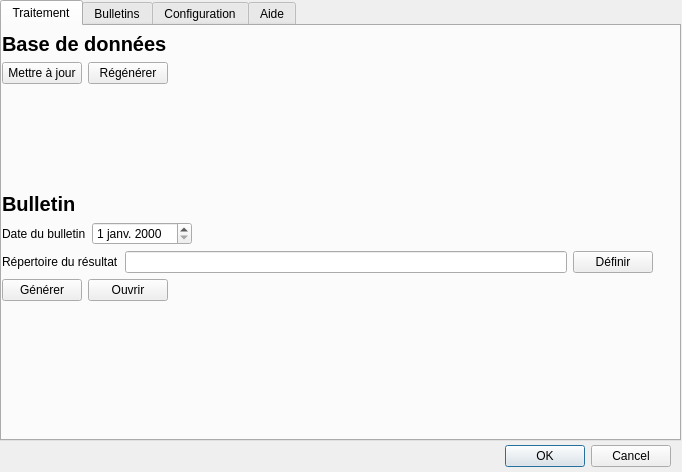
<?xml version="1.0" encoding="UTF-8"?>
<ui version="4.0">
 <class>FireStatsDialogBase</class>
 <widget class="QDialog" name="FireStatsDialogBase">
  <property name="geometry">
   <rect>
    <x>0</x>
    <y>0</y>
    <width>682</width>
    <height>472</height>
   </rect>
  </property>
  <property name="windowTitle">
   <string>Fire Statistics</string>
  </property>
  <widget class="QDialogButtonBox" name="button_box">
   <property name="geometry">
    <rect>
     <x>330</x>
     <y>440</y>
     <width>341</width>
     <height>32</height>
    </rect>
   </property>
   <property name="orientation">
    <enum>Qt::Horizontal</enum>
   </property>
   <property name="standardButtons">
    <set>QDialogButtonBox::Cancel|QDialogButtonBox::Ok</set>
   </property>
  </widget>
  <widget class="QTabWidget" name="allTabs">
   <property name="geometry">
    <rect>
     <x>0</x>
     <y>0</y>
     <width>681</width>
     <height>441</height>
    </rect>
   </property>
   <property name="currentIndex">
    <number>0</number>
   </property>
   <widget class="QWidget" name="procTab">
    <property name="locale">
     <locale language="French" country="France"/>
    </property>
    <attribute name="title">
     <string>Traitement</string>
    </attribute>
    <widget class="QWidget" name="verticalLayoutWidget">
     <property name="geometry">
      <rect>
       <x>0</x>
       <y>6</y>
       <width>651</width>
       <height>371</height>
      </rect>
     </property>
     <layout class="QVBoxLayout" name="verticalLayout">
      <item>
       <widget class="QLabel" name="label_3">
        <property name="font">
         <font>
          <pointsize>15</pointsize>
          <weight>75</weight>
          <bold>true</bold>
         </font>
        </property>
        <property name="text">
         <string>Base de données</string>
        </property>
       </widget>
      </item>
      <item>
       <layout class="QHBoxLayout" name="horizontalLayout_3">
        <item>
         <widget class="QPushButton" name="updateDBButton">
          <property name="text">
           <string>Mettre à jour</string>
          </property>
         </widget>
        </item>
        <item>
         <widget class="QPushButton" name="regenerateDBButton">
          <property name="text">
           <string>Régénérer</string>
          </property>
         </widget>
        </item>
        <item>
         <spacer name="horizontalSpacer_3">
          <property name="orientation">
           <enum>Qt::Horizontal</enum>
          </property>
          <property name="sizeHint" stdset="0">
           <size>
            <width>40</width>
            <height>20</height>
           </size>
          </property>
         </spacer>
        </item>
       </layout>
      </item>
      <item>
       <spacer name="verticalSpacer_4">
        <property name="orientation">
         <enum>Qt::Vertical</enum>
        </property>
        <property name="sizeHint" stdset="0">
         <size>
          <width>20</width>
          <height>40</height>
         </size>
        </property>
       </spacer>
      </item>
      <item>
       <widget class="QLabel" name="label_4">
        <property name="font">
         <font>
          <pointsize>15</pointsize>
          <weight>75</weight>
          <bold>true</bold>
         </font>
        </property>
        <property name="text">
         <string>Bulletin</string>
        </property>
       </widget>
      </item>
      <item>
       <layout class="QHBoxLayout" name="horizontalLayout_2">
        <item>
         <widget class="QLabel" name="label_2">
          <property name="text">
           <string>Date du bulletin</string>
          </property>
         </widget>
        </item>
        <item>
         <widget class="QDateEdit" name="dateEdit"/>
        </item>
        <item>
         <spacer name="horizontalSpacer">
          <property name="orientation">
           <enum>Qt::Horizontal</enum>
          </property>
          <property name="sizeHint" stdset="0">
           <size>
            <width>28</width>
            <height>20</height>
           </size>
          </property>
         </spacer>
        </item>
       </layout>
      </item>
      <item>
       <layout class="QHBoxLayout" name="horizontalLayout">
        <item>
         <widget class="QLabel" name="label">
          <property name="text">
           <string>Répertoire du résultat</string>
          </property>
         </widget>
        </item>
        <item>
         <widget class="QLineEdit" name="lineEdit"/>
        </item>
        <item>
         <widget class="QPushButton" name="pushButton">
          <property name="text">
           <string>Définir</string>
          </property>
         </widget>
        </item>
       </layout>
      </item>
      <item>
       <layout class="QHBoxLayout" name="horizontalLayout_4">
        <item>
         <widget class="QPushButton" name="createBulletin">
          <property name="text">
           <string>Générer</string>
          </property>
         </widget>
        </item>
        <item>
         <widget class="QPushButton" name="openBulletin">
          <property name="text">
           <string>Ouvrir</string>
          </property>
         </widget>
        </item>
        <item>
         <spacer name="horizontalSpacer_2">
          <property name="orientation">
           <enum>Qt::Horizontal</enum>
          </property>
          <property name="sizeHint" stdset="0">
           <size>
            <width>40</width>
            <height>20</height>
           </size>
          </property>
         </spacer>
        </item>
       </layout>
      </item>
      <item>
       <spacer name="verticalSpacer">
        <property name="orientation">
         <enum>Qt::Vertical</enum>
        </property>
        <property name="sizeHint" stdset="0">
         <size>
          <width>20</width>
          <height>40</height>
         </size>
        </property>
       </spacer>
      </item>
     </layout>
    </widget>
   </widget>
   <widget class="QWidget" name="bulletinsTab">
    <property name="locale">
     <locale language="French" country="France"/>
    </property>
    <attribute name="title">
     <string>Bulletins</string>
    </attribute>
    <widget class="QWidget" name="verticalLayoutWidget_2">
     <property name="geometry">
      <rect>
       <x>520</x>
       <y>0</y>
       <width>131</width>
       <height>81</height>
      </rect>
     </property>
     <layout class="QVBoxLayout" name="verticalLayout_2">
      <item>
       <widget class="QPushButton" name="openSelectedBulletinButton">
        <property name="text">
         <string>Ouvrir</string>
        </property>
        <property name="autoDefault">
         <bool>true</bool>
        </property>
        <property name="default">
         <bool>true</bool>
        </property>
        <property name="flat">
         <bool>false</bool>
        </property>
       </widget>
      </item>
      <item>
       <widget class="QPushButton" name="deleteSelectedBulletin">
        <property name="text">
         <string>Effacer</string>
        </property>
       </widget>
      </item>
     </layout>
    </widget>
    <widget class="QListWidget" name="bulletinsList">
     <property name="geometry">
      <rect>
       <x>10</x>
       <y>10</y>
       <width>501</width>
       <height>391</height>
      </rect>
     </property>
    </widget>
   </widget>
   <widget class="QWidget" name="configTab">
    <property name="locale">
     <locale language="French" country="France"/>
    </property>
    <attribute name="title">
     <string>Configuration</string>
    </attribute>
    <widget class="QLabel" name="label_5">
     <property name="geometry">
      <rect>
       <x>10</x>
       <y>10</y>
       <width>101</width>
       <height>17</height>
      </rect>
     </property>
     <property name="text">
      <string>Saison des feux</string>
     </property>
    </widget>
    <widget class="QSplitter" name="splitter">
     <property name="geometry">
      <rect>
       <x>0</x>
       <y>30</y>
       <width>681</width>
       <height>22</height>
      </rect>
     </property>
     <property name="orientation">
      <enum>Qt::Horizontal</enum>
     </property>
     <widget class="QCheckBox" name="checkJanuary">
      <property name="whatsThis">
       <string>Janvier</string>
      </property>
      <property name="text">
       <string>Jan</string>
      </property>
      <property name="checked">
       <bool>true</bool>
      </property>
     </widget>
     <widget class="QCheckBox" name="checkFebruary">
      <property name="whatsThis">
       <string>Janvier</string>
      </property>
      <property name="text">
       <string>Fév</string>
      </property>
      <property name="checked">
       <bool>true</bool>
      </property>
     </widget>
     <widget class="QCheckBox" name="checkMarch">
      <property name="whatsThis">
       <string>Janvier</string>
      </property>
      <property name="text">
       <string>Mars</string>
      </property>
      <property name="checked">
       <bool>true</bool>
      </property>
     </widget>
     <widget class="QCheckBox" name="checkApril">
      <property name="whatsThis">
       <string>Janvier</string>
      </property>
      <property name="text">
       <string>Avr</string>
      </property>
      <property name="checked">
       <bool>true</bool>
      </property>
     </widget>
     <widget class="QCheckBox" name="checkMay">
      <property name="whatsThis">
       <string>Janvier</string>
      </property>
      <property name="text">
       <string>Mai</string>
      </property>
     </widget>
     <widget class="QCheckBox" name="checkJune">
      <property name="whatsThis">
       <string>Janvier</string>
      </property>
      <property name="text">
       <string>Juin</string>
      </property>
     </widget>
     <widget class="QCheckBox" name="checkJuly">
      <property name="whatsThis">
       <string>Janvier</string>
      </property>
      <property name="text">
       <string>Jui</string>
      </property>
     </widget>
     <widget class="QCheckBox" name="checkAugust">
      <property name="whatsThis">
       <string>Janvier</string>
      </property>
      <property name="text">
       <string>Août</string>
      </property>
     </widget>
     <widget class="QCheckBox" name="checkSeptember">
      <property name="whatsThis">
       <string>Janvier</string>
      </property>
      <property name="text">
       <string>Sep</string>
      </property>
      <property name="checked">
       <bool>true</bool>
      </property>
     </widget>
     <widget class="QCheckBox" name="checkOctober">
      <property name="whatsThis">
       <string>Janvier</string>
      </property>
      <property name="text">
       <string>Oct</string>
      </property>
      <property name="checked">
       <bool>true</bool>
      </property>
     </widget>
     <widget class="QCheckBox" name="checkNovember">
      <property name="whatsThis">
       <string>Janvier</string>
      </property>
      <property name="text">
       <string>Nov</string>
      </property>
      <property name="checked">
       <bool>true</bool>
      </property>
     </widget>
     <widget class="QCheckBox" name="checkDecember">
      <property name="whatsThis">
       <string>Janvier</string>
      </property>
      <property name="text">
       <string>Déc</string>
      </property>
      <property name="checked">
       <bool>true</bool>
      </property>
     </widget>
    </widget>
   </widget>
   <widget class="QWidget" name="helpTab">
    <property name="locale">
     <locale language="French" country="France"/>
    </property>
    <attribute name="title">
     <string>Aide</string>
    </attribute>
   </widget>
  </widget>
 </widget>
 <resources/>
 <connections>
  <connection>
   <sender>button_box</sender>
   <signal>accepted()</signal>
   <receiver>FireStatsDialogBase</receiver>
   <slot>accept()</slot>
   <hints>
    <hint type="sourcelabel">
     <x>20</x>
     <y>20</y>
    </hint>
    <hint type="destinationlabel">
     <x>20</x>
     <y>20</y>
    </hint>
   </hints>
  </connection>
  <connection>
   <sender>button_box</sender>
   <signal>rejected()</signal>
   <receiver>FireStatsDialogBase</receiver>
   <slot>reject()</slot>
   <hints>
    <hint type="sourcelabel">
     <x>20</x>
     <y>20</y>
    </hint>
    <hint type="destinationlabel">
     <x>20</x>
     <y>20</y>
    </hint>
   </hints>
  </connection>
 </connections>
</ui>
